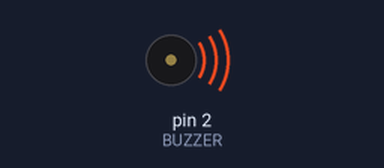
Bench run of a sketch on a simulated Arduino Uno, built with avr-gcc and run on an emulated ATmega328P. Shown: buzzer (waves = sounding).

Above: at 0.1 s.
At 11.4 s:
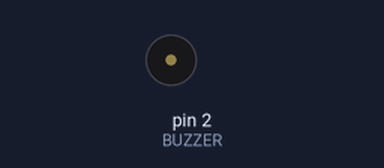
Timing chart, 0 to 12.9 s (numbered marks = the images above):
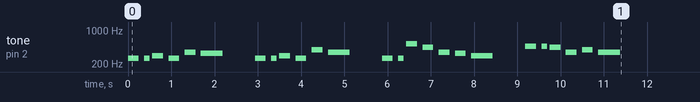

The sketch:

HBD.ino
```cpp
#define BUZZER 2  // Buzzer connected to pin 2

// Notes frequencies (Hz)
#define NOTE_C4  262
#define NOTE_D4  294
#define NOTE_E4  330
#define NOTE_F4  349
#define NOTE_G4  392
#define NOTE_A4  440
#define NOTE_Bb  466
#define NOTE_C5  523

// Happy Birthday melody
int melody[] = {
  NOTE_C4, NOTE_C4, NOTE_D4, NOTE_C4, NOTE_F4, NOTE_E4,
  NOTE_C4, NOTE_C4, NOTE_D4, NOTE_C4, NOTE_G4, NOTE_F4,
  NOTE_C4, NOTE_C4, NOTE_C5, NOTE_A4, NOTE_F4, NOTE_E4, NOTE_D4,
  NOTE_Bb, NOTE_Bb, NOTE_A4, NOTE_F4, NOTE_G4, NOTE_F4
};

// Durations (smaller = faster, larger = slower)
int noteDurations[] = {
  4, 8, 4, 4, 4, 2,   // "Happy Birthday to you"
  4, 8, 4, 4, 4, 2,   // "Happy Birthday to you"
  4, 8, 4, 4, 4, 4, 2, // "Happy Birthday dear [Name]"
  4, 8, 4, 4, 4, 2    // "Happy Birthday to you"
};

void setup() {
  int notes = sizeof(melody) / sizeof(int);

  for (int i = 0; i < notes; i++) {
    int duration = 1000 / noteDurations[i];   // base duration
    tone(BUZZER, melody[i], duration);        // play note
    delay(duration * 1.5);                    // add gap for better rhythm
    noTone(BUZZER);                           // stop tone between notes

    // extra pause at phrase ends
    if (i == 5 || i == 11 || i == 18) {
      delay(500);
    }
  }
}

void loop() {
  // Play only once
}
```
